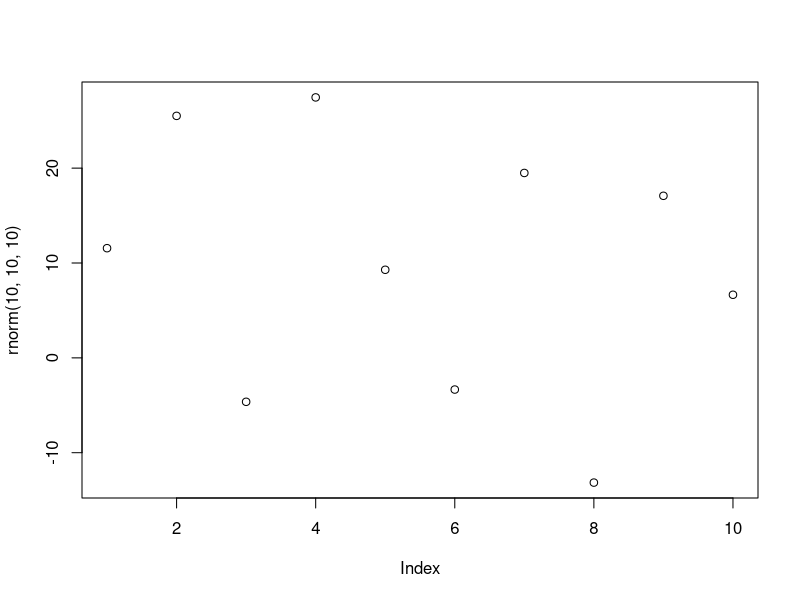

This figure's R source:
## ---- chunk 1
library(knitr)
knitr::opts_chunk$set(echo = TRUE)
## ---- chunk 2
Ecosystem <- "" # e.g. "Skog og fjell"
Egenskap  <- "" # e.g. "Primærproduksjon"
ECT       <- "" # e.g. "Structural state characteristic"
Contact   <- "" # e.g. "Anders Kolstad"
## ---- chunk 3
metaData <- data.frame(Ecosystem,
                       "Økologisk egenskap" = Egenskap,
                       "ECT class" = ECT)
knitr::kable(metaData)
## ---- chunk 4
plot(rnorm(10,10,10))
